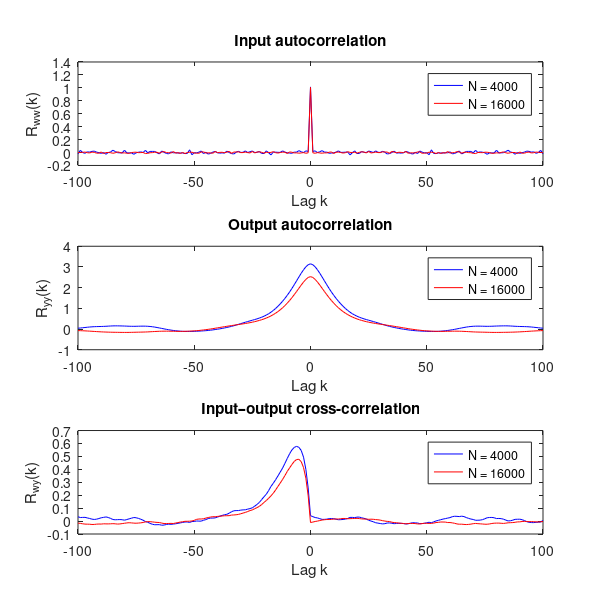
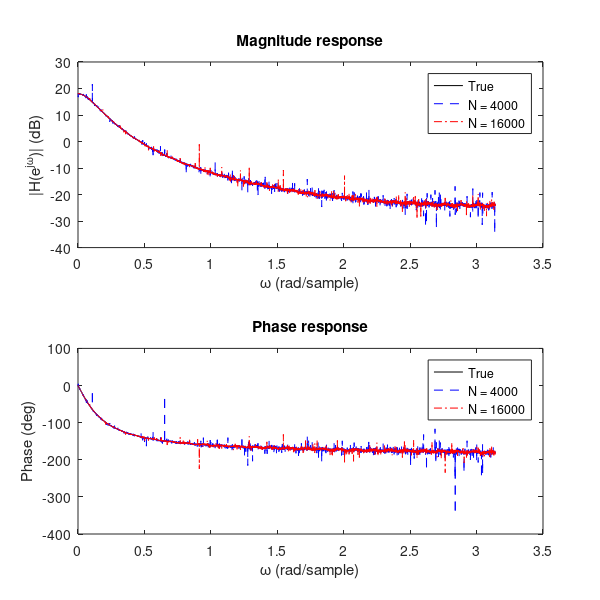
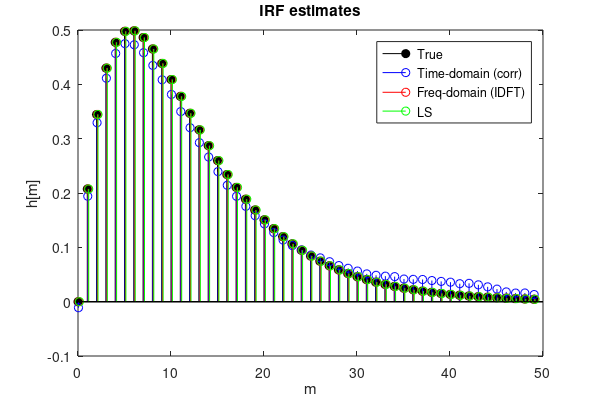
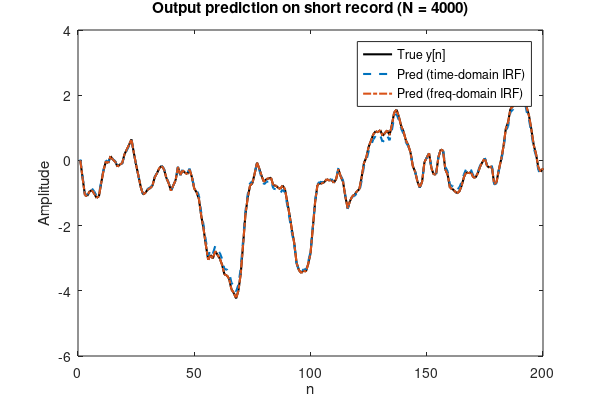

These figures' MATLAB source, in order: (Note: this script raises an error after producing the figures.)
%% hw6.m
%  White-noise driven LTI system
%  Correlation, spectra, TF and IRF estimation

clear; close all; clc;

%% Define paths
data_path = '/Users/mlwu/Documents/Academia/USC/BME/513/hw/hw6/data';
fig_path = '/Users/mlwu/Documents/Academia/USC/BME/513/hw/hw6/figs';

%% Optional save fig function
%  `save_fig(fig_corr, fullfile(fig_path,'hw6_fig1_corr_ww_yy_wy'));`

function save_fig(fh, fname)
    set(fh,'Units','inches');
    pos = get(fh,'Position');
    set(fh,'PaperPositionMode','auto');
    set(fh,'PaperUnits','inches');
    set(fh,'PaperPosition',[0 0 pos(3) pos(4)]);
    set(fh,'PaperSize',[pos(3) pos(4)]);
    print(fh, fname, '-dpdf', '-r300');
end

%% Parameters and true IRF
M       = 50;
maxLag  = 2*M;
N_short = 4000;
N_long  = 16000;

m      = 0:M-1;
h_true = 2*(exp(-m/8) - exp(-m/4)).';   % true IRF, column

Nfft = 2^nextpow2(N_long + M - 1);

corr_est = @(x,y,L) deal(xcorr(x,y,L,'unbiased'), -L:L);

%% Data generation and correlation estimates

rng(1);
w_short = randn(N_short,1);
y_short = filter(h_true,1,w_short);

rng(2);
w_long  = randn(N_long,1);
y_long  = filter(h_true,1,w_long);

[Rww_s,lags_s] = corr_est(w_short, w_short, maxLag);
[Ryy_s,~]      = corr_est(y_short, y_short, maxLag);
[Rwy_s,~]      = corr_est(w_short, y_short, maxLag);

[Rww_l,lags_l] = corr_est(w_long, w_long, maxLag);
[Ryy_l,~]      = corr_est(y_long, y_long, maxLag);
[Rwy_l,~]      = corr_est(w_long, y_long, maxLag);

%% Direct time-domain IRF estimate from (w_long, y_long)

sigma2_hat = var(w_long,1);
h_td_est_l = zeros(M,1);

for k = 0:M-1
    num = w_long(1:N_long-k).' * y_long(1+k:N_long);
    h_td_est_l(k+1) = num / ((N_long-k) * sigma2_hat);
end

%% Spectra, cross-spectra, and TF estimates

W_s = fft(w_short, Nfft);
Y_s = fft(y_short, Nfft);
Sw_s  = (1/N_short) * (W_s .* conj(W_s));
Swy_s = (1/N_short) * (conj(W_s) .* Y_s);
Hhat_s = Swy_s ./ (Sw_s + eps);

W_l = fft(w_long, Nfft);
Y_l = fft(y_long, Nfft);
Sw_l  = (1/N_long) * (W_l .* conj(W_l));
Swy_l = (1/N_long) * (conj(W_l) .* Y_l);
Hhat_l = Swy_l ./ (Sw_l + eps);

H_true = fft(h_true, Nfft);

%% IRF estimate via inverse DFT (long record)

h_fd_est_l = real(ifft(Hhat_l));
h_fd_est_l = h_fd_est_l(1:M);

%% Model prediction and NMSE on short record

p_td_short = filter(h_td_est_l, 1, w_short);
p_fd_short = filter(h_fd_est_l, 1, w_short);

num_td = mean((p_td_short - y_short).^2);
num_fd = mean((p_fd_short - y_short).^2);
den_y  = mean(y_short.^2);

NMSE_td = num_td / den_y;
NMSE_fd = num_fd / den_y;

fprintf('NMSE (time-domain IRF, short data)      = %.6g\n', NMSE_td);
fprintf('NMSE (frequency-domain IRF, short data) = %.6g\n', NMSE_fd);

%% Least-squares IRF estimate (time domain, long record)

L    = N_long - M + 1;
Wmat = zeros(L, M);

for n = M:N_long
    Wmat(n-M+1,:) = w_long(n:-1:n-M+1).';
end
y_vec = y_long(M:N_long);

h_ls = (Wmat' * Wmat) \ (Wmat' * y_vec);

rel_err = @(h_est) norm(h_est - h_true) / norm(h_true);

err_td = rel_err(h_td_est_l);
err_fd = rel_err(h_fd_est_l);
err_ls = rel_err(h_ls);

fprintf('Relative IRF error (time-domain, direct) = %.6g\n', err_td);
fprintf('Relative IRF error (frequency-domain TF) = %.6g\n', err_fd);
fprintf('Relative IRF error (LS time-domain)      = %.6g\n', err_ls);

%% Plotting correlations for N = 4000 vs 16000

fig_corr = figure;
subplot(3,1,1);
plot(lags_s, Rww_s, 'b-', lags_l, Rww_l, 'r-');
xlabel('Lag k'); ylabel('R_{ww}(k)');
legend('N = 4000','N = 16000','Location','best');
title('Input autocorrelation');

subplot(3,1,2);
plot(lags_s, Ryy_s, 'b-', lags_l, Ryy_l, 'r-');
xlabel('Lag k'); ylabel('R_{yy}(k)');
legend('N = 4000','N = 16000','Location','best');
title('Output autocorrelation');

subplot(3,1,3);
plot(lags_s, Rwy_s, 'b-', lags_l, Rwy_l, 'r-');
xlabel('Lag k'); ylabel('R_{wy}(k)');
legend('N = 4000','N = 16000','Location','best');
title('Input–output cross-correlation');

set(fig_corr, 'Units','inches','Position',[1 1 6 6]);
save_fig(fig_corr, fullfile(fig_path,'hw6_fig1_corr_ww_yy_wy'));

%% Plotting magnitude and phase of TF estimates vs true TF

k_max = floor(Nfft/2);                % plot up to Nyquist
omega = (0:k_max-1)/k_max * pi;       % normalized rad/sample

H_true_half = H_true(1:k_max);
Hhat_s_half = Hhat_s(1:k_max);
Hhat_l_half = Hhat_l(1:k_max);

fig_tf = figure;
subplot(2,1,1);
plot(omega, 20*log10(abs(H_true_half)), 'k-', ...
     omega, 20*log10(abs(Hhat_s_half)), 'b--', ...
     omega, 20*log10(abs(Hhat_l_half)), 'r-.');
xlabel('\omega (rad/sample)'); ylabel('|H(e^{j\omega})| (dB)');
legend('True','N = 4000','N = 16000','Location','best');
title('Magnitude response');

subplot(2,1,2);
plot(omega, unwrap(angle(H_true_half))*180/pi, 'k-', ...
     omega, unwrap(angle(Hhat_s_half))*180/pi, 'b--', ...
     omega, unwrap(angle(Hhat_l_half))*180/pi, 'r-.');
xlabel('\omega (rad/sample)'); ylabel('Phase (deg)');
legend('True','N = 4000','N = 16000','Location','best');
title('Phase response');

set(fig_tf, 'Units','inches','Position',[1 1 6 6]);
save_fig(fig_tf, fullfile(fig_path,'hw6_fig2_tf_mag_phase'));

%% Plotting IRF estimates vs true IRF

n_irf = 0:M-1;

fig_irf = figure;
stem(n_irf, h_true, 'k','filled'); hold on;
stem(n_irf+0.05, h_td_est_l, 'b');    % small shifts for visibility
stem(n_irf+0.10, h_fd_est_l, 'r');
stem(n_irf+0.15, h_ls,        'g');
hold off;
xlabel('m'); ylabel('h[m]');
legend('True','Time-domain (corr)','Freq-domain (IDFT)','LS', ...
       'Location','northeast');
title('IRF estimates');

set(fig_irf, 'Units','inches','Position',[1 1 6 4]);
save_fig(fig_irf, fullfile(fig_path,'hw6_fig3_irf_estimates'));

%% Plotting output prediction on short record

n_view = 1:200;

fig_pred = figure;

% Colorblind palette
cb_blue   = [0 0.4470 0.7410];
cb_orange = [0.8500 0.3250 0.0980];
cb_green  = [0.4660 0.6740 0.1880];

plot(n_view, y_short(n_view), 'Color', 'k', 'LineWidth', 1.5); hold on;
plot(n_view, p_td_short(n_view), '--', 'Color', cb_blue, 'LineWidth', 1.5);
plot(n_view, p_fd_short(n_view), '-.', 'Color', cb_orange, 'LineWidth', 1.5);

xlabel('n'); ylabel('Amplitude');
legend('True y[n]', ...
       'Pred (time-domain IRF)', ...
       'Pred (freq-domain IRF)', ...
       'Location','best');
title('Output prediction on short record (N = 4000)');
hold off;

% % Normal palette
% plot(n_view, y_short(n_view), 'k-', ...
%      n_view, p_td_short(n_view), 'b--', ...
%      n_view, p_fd_short(n_view), 'r-.');
% xlabel('n'); ylabel('Amplitude');
% legend('True y[n]','Pred (time-domain IRF)','Pred (freq-domain IRF)', ...
%        'Location','best');
% title('Output prediction on short record (N = 4000)');

set(fig_pred, 'Units','inches','Position',[1 1 6 4]);
save_fig(fig_pred, fullfile(fig_path,'hw6_fig4_output_prediction'));

%% Optional saving for numerical outputs
%  .mat structure

results = struct;
results.NMSE_time_domain    = NMSE_td;
results.NMSE_freq_domain    = NMSE_fd;
results.relerr_time_domain  = err_td;
results.relerr_freq_domain  = err_fd;
results.relerr_LS           = err_ls;

save(fullfile(data_path, 'hw6_results.mat'), 'results');

% .txt or .csv
fid = fopen(fullfile(data_path, 'hw6_results_summary.txt'), 'w');

fprintf(fid, 'HW6 Numerical Results Summary\n');
fprintf(fid, '-----------------------------\n');
fprintf(fid, 'NMSE (time-domain IRF):      %.10f\n', NMSE_td);
fprintf(fid, 'NMSE (freq-domain IRF):      %.10f\n', NMSE_fd);
fprintf(fid, 'Relative error (TD IRF):     %.10f\n', err_td);
fprintf(fid, 'Relative error (FD IRF):     %.10f\n', err_fd);
fprintf(fid, 'Relative error (LS IRF):     %.10e\n', err_ls);

fclose(fid);

% CSV for Python or R
T = table(NMSE_td, NMSE_fd, err_td, err_fd, err_ls, ...
          'VariableNames', {'NMSE_TD','NMSE_FD','Err_TD','Err_FD','Err_LS'});

writetable(T, fullfile(data_path,'hw6_results.csv'));
